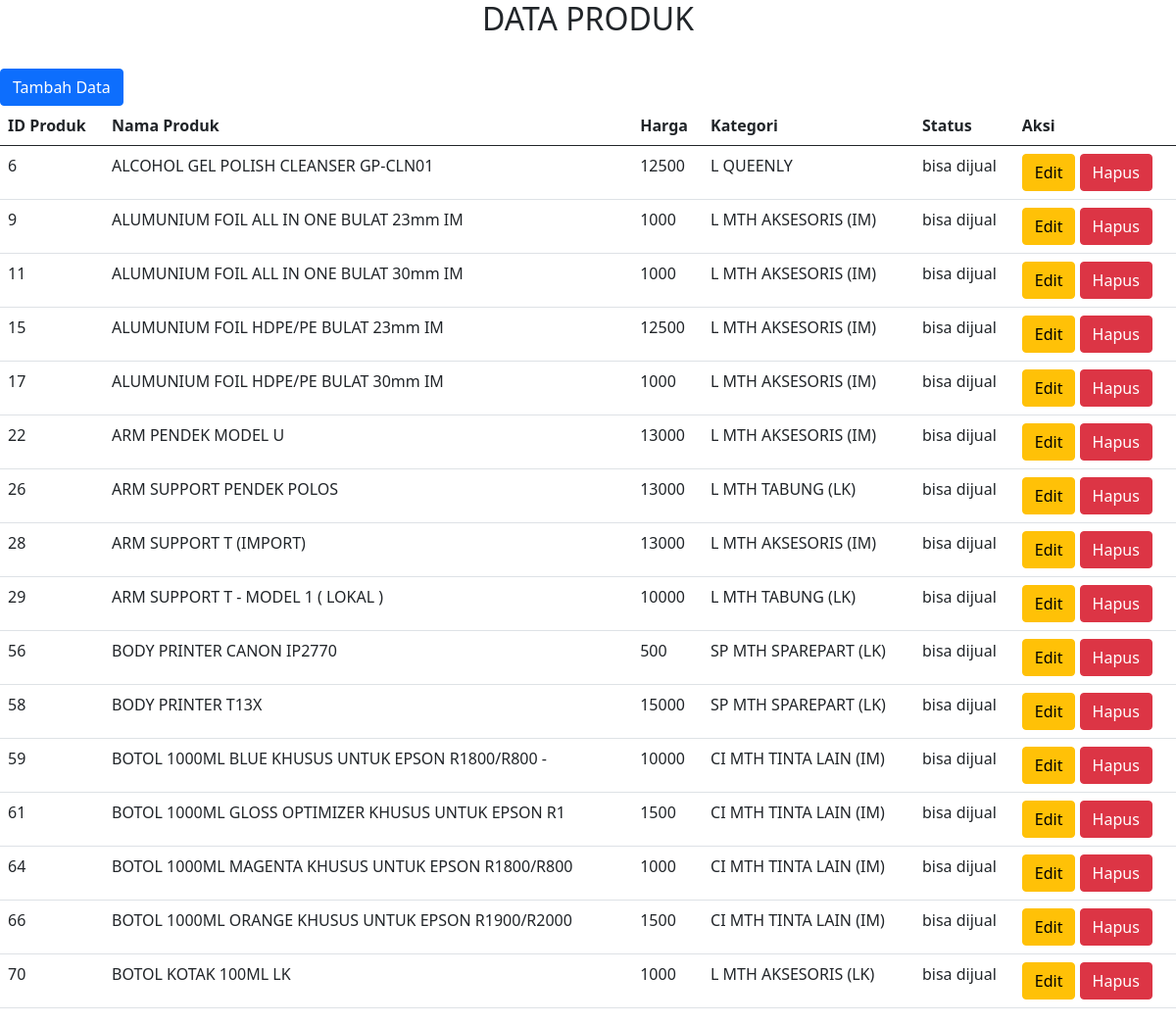
The page / on the database its author committed.
### tables this page shows
CREATE TABLE `produk` (
  `id_produk` int(11) NOT NULL,
  `nama_produk` varchar(50) NOT NULL,
  `harga` int(50) NOT NULL,
  `kategori` varchar(50) NOT NULL,
  `status` varchar(50) NOT NULL
);

### application/controllers/Home.php (called while the page is built, shortened)
<?php
class Home extends CI_Controller
{
	public function __construct()
	{
		$this->load->model('M_Produk');
	}
	public function index()
	{
		$queryAllProduk = $this->M_Produk->getDataProduk();
		$DATA = array('queryAllPrdk' => $queryAllProduk);
		$this->load->view('home', $DATA);
	}
}

### index.php (called while the page is built, shortened)
<?php
require_once BASEPATH.'core/CodeIgniter.php';

### application/models/M_Produk.php (called while the page is built, shortened)
<?php
class M_Produk extends CI_Model
{
	function getDataProduk()
	{
		$query = $this->db->query("SELECT * FROM `produk` WHERE status = 'bisa dijual';");
		return $query->result();
	}
}

### application/views/home.php (the view, shortened to what this page needs)
<!doctype html>
<html lang="en">
<head>
    <link href="https://cdn.jsdelivr.net/npm/bootstrap@5.0.2/dist/css/bootstrap.min.css" rel="stylesheet">
</head>
<body>
    <center>
        <h2>DATA PRODUK</h2>
    </center>
    <br>
    <a class="btn btn-primary" href="<?php echo base_url('/home/halaman_tambah')  ?>" role="button">Tambah Data</a>
    <br>
    <table class="table">
        <thead>
            <tr>
                <th scope="col">ID Produk</th>
                <th scope="col">Nama Produk</th>
                <th scope="col">Harga</th>
                <th scope="col">Kategori</th>
                <th scope="col">Status</th>
                <th scope="col">Aksi</th>
            </tr>
        </thead>
        <tbody>
            <?php
            foreach ($queryAllPrdk as $key => $row) {
            ?>
                <tr>
                    <td><?php echo $row->id_produk ?></td>
                    <td><?php echo $row->nama_produk ?></td>
                    <td><?php echo $row->harga ?></td>
                    <td><?php echo $row->kategori ?></td>
                    <td><?php echo $row->status ?></td>
                    <td>
                        <a class="btn btn-warning" href="<?php echo base_url('/home/halaman_edit')  ?>/<?php echo $row->id_produk ?>" role="button">Edit</a>
                        <a class="btn btn-danger" href="<?php echo base_url('/home/hapus_aksi')  ?>/<?php echo $row->id_produk ?>" role="button" onclick="return confirm('Apakah anda yakin ?')">Hapus</a>
                    </td>
                </tr>
            <?php } ?>
        </tbody>
    </table>
</body>
</html>

### rows shown on the page
produk: id_produk "6", nama_produk "ALCOHOL GEL POLISH CLEANSER GP-CLN01", harga "12500", kategori "L QUEENLY", status "bisa dijual"
produk: id_produk "9", nama_produk "ALUMUNIUM FOIL ALL IN ONE BULAT 23mm IM", harga "1000", kategori "L MTH AKSESORIS (IM)", status "bisa dijual"
produk: id_produk "11", nama_produk "ALUMUNIUM FOIL ALL IN ONE BULAT 30mm IM", harga "1000", kategori "L MTH AKSESORIS (IM)", status "bisa dijual"
produk: id_produk "15", nama_produk "ALUMUNIUM FOIL HDPE/PE BULAT 23mm IM", harga "12500", kategori "L MTH AKSESORIS (IM)", status "bisa dijual"
produk: id_produk "17", nama_produk "ALUMUNIUM FOIL HDPE/PE BULAT 30mm IM", harga "1000", kategori "L MTH AKSESORIS (IM)", status "bisa dijual"
produk: id_produk "22", nama_produk "ARM PENDEK MODEL U", harga "13000", kategori "L MTH AKSESORIS (IM)", status "bisa dijual"
produk: id_produk "26", nama_produk "ARM SUPPORT PENDEK POLOS", harga "13000", kategori "L MTH TABUNG (LK)", status "bisa dijual"
produk: id_produk "28", nama_produk "ARM SUPPORT T (IMPORT)", harga "13000", kategori "L MTH AKSESORIS (IM)", status "bisa dijual"
produk: id_produk "29", nama_produk "ARM SUPPORT T - MODEL 1 ( LOKAL )", harga "10000", kategori "L MTH TABUNG (LK)", status "bisa dijual"
produk: id_produk "56", nama_produk "BODY PRINTER CANON IP2770", harga "500", kategori "SP MTH SPAREPART (LK)", status "bisa dijual"
produk: id_produk "58", nama_produk "BODY PRINTER T13X", harga "15000", kategori "SP MTH SPAREPART (LK)", status "bisa dijual"
produk: id_produk "59", nama_produk "BOTOL 1000ML BLUE KHUSUS UNTUK EPSON R1800/R800 -", harga "10000", kategori "CI MTH TINTA LAIN (IM)", status "bisa dijual"
produk: id_produk "61", nama_produk "BOTOL 1000ML GLOSS OPTIMIZER KHUSUS UNTUK EPSON R1", harga "1500", kategori "CI MTH TINTA LAIN (IM)", status "bisa dijual"
produk: id_produk "64", nama_produk "BOTOL 1000ML MAGENTA KHUSUS UNTUK EPSON R1800/R800", harga "1000", kategori "CI MTH TINTA LAIN (IM)", status "bisa dijual"
produk: id_produk "66", nama_produk "BOTOL 1000ML ORANGE KHUSUS UNTUK EPSON R1900/R2000", harga "1500", kategori "CI MTH TINTA LAIN (IM)", status "bisa dijual"
produk: id_produk "70", nama_produk "BOTOL KOTAK 100ML LK", harga "1000", kategori "L MTH AKSESORIS (LK)", status "bisa dijual"
